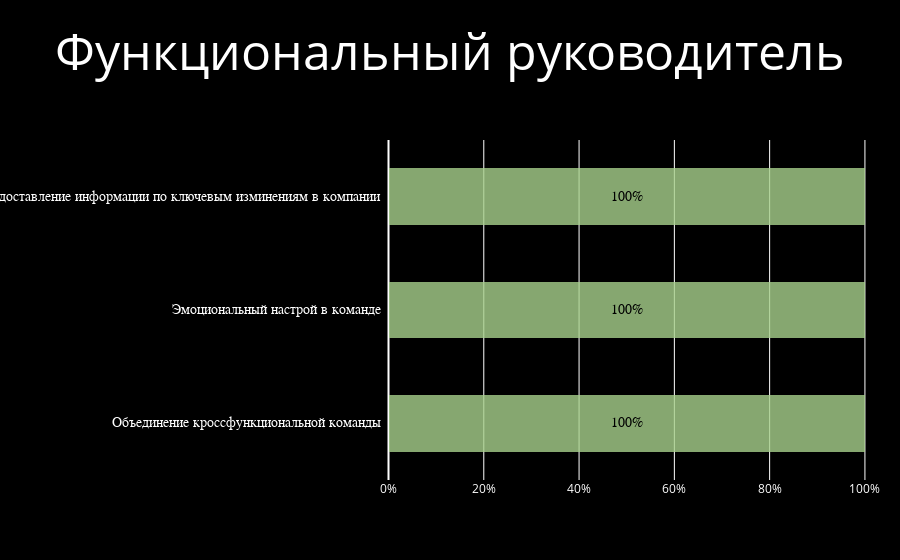

The notebook cell saved with this chart:
### Code cell
collector.create_plot("Альфонс Александр", "Функциональный руководитель")

### Figure 1 — Plotly figure (JSON) as saved in the notebook; plotly's stock layout.template omitted (floating-point values rounded to 4 significant figures)
{"data": [{"marker": {"color": "rgba(168,209,141,0.8)", "line": {"width": 0}}, "orientation": "h", "type": "bar", "width": 0.5, "x": [1], "y": ["Объединение кроссфункциональной команды"]}, {"marker": {"color": "rgba(168,209,141,0.8)", "line": {"width": 0}}, "orientation": "h", "type": "bar", "width": 0.5, "x": [1], "y": ["Эмоциональный настрой в команде"]}, {"marker": {"color": "rgba(168,209,141,0.8)", "line": {"width": 0}}, "orientation": "h", "type": "bar", "width": 0.5, "x": [1], "y": ["Предоставление информации по ключевым изминениям в компании"]}, {"marker": {"color": "rgba(251,114,134,0.8)", "line": {"width": 0}}, "orientation": "h", "type": "bar", "width": 0.5, "x": [0], "y": ["Объединение кроссфункциональной команды"]}, {"marker": {"color": "rgba(251,114,134,0.8)", "line": {"width": 0}}, "orientation": "h", "type": "bar", "width": 0.5, "x": [0], "y": ["Эмоциональный настрой в команде"]}, {"marker": {"color": "rgba(251,114,134,0.8)", "line": {"width": 0}}, "orientation": "h", "type": "bar", "width": 0.5, "x": [0], "y": ["Предоставление информации по ключевым изминениям в компании"]}], "layout": {"annotations": [{"align": "right", "font": {"color": "rgb(255, 255, 255)", "family": "Arial", "size": 14}, "showarrow": false, "text": "Объединение кроссфункциональной команды", "x": 0.14, "xanchor": "right", "xref": "paper", "y": "Объединение кроссфункциональной команды", "yref": "y"}, {"font": {"color": "rgb(0, 0, 0)", "family": "Arial", "size": 14}, "showarrow": false, "text": "100%", "x": 0.5, "xref": "x", "y": "Объединение кроссфункциональной команды", "yref": "y"}, {"align": "right", "font": {"color": "rgb(255, 255, 255)", "family": "Arial", "size": 14}, "showarrow": false, "text": "Эмоциональный настрой в команде", "x": 0.14, "xanchor": "right", "xref": "paper", "y": "Эмоциональный настрой в команде", "yref": "y"}, {"font": {"color": "rgb(0, 0, 0)", "family": "Arial", "size": 14}, "showarrow": false, "text": "100%", "x": 0.5, "xref": "x", "y": "Эмоциональный настрой в команде", "yref": "y"}, {"align": "right", "font": {"color": "rgb(255, 255, 255)", "family": "Arial", "size": 14}, "showarrow": false, "text": "Предоставление информации по ключевым изминениям в компании", "x": 0.14, "xanchor": "right", "xref": "paper", "y": "Предоставление информации по ключевым изминениям в компании", "yref": "y"}, {"font": {"color": "rgb(0, 0, 0)", "family": "Arial", "size": 14}, "showarrow": false, "text": "100%", "x": 0.5, "xref": "x", "y": "Предоставление информации по ключевым изминениям в компании", "yref": "y"}], "barmode": "stack", "margin": {"b": 80, "l": 300, "r": 10, "t": 140}, "paper_bgcolor": "rgb(0, 0, 0)", "plot_bgcolor": "rgb(0, 0, 0)", "showlegend": false, "title": {"font": {"color": "rgb(255, 255, 255)", "size": 50}, "text": "Функциональный руководитель", "x": 0.5}, "xaxis": {"color": "white", "domain": [0.15, 1], "showgrid": true, "showline": false, "showticklabels": true, "tickformat": "0.00%", "zeroline": true}, "yaxis": {"showgrid": false, "showline": false, "showticklabels": false, "zeroline": false}}}
